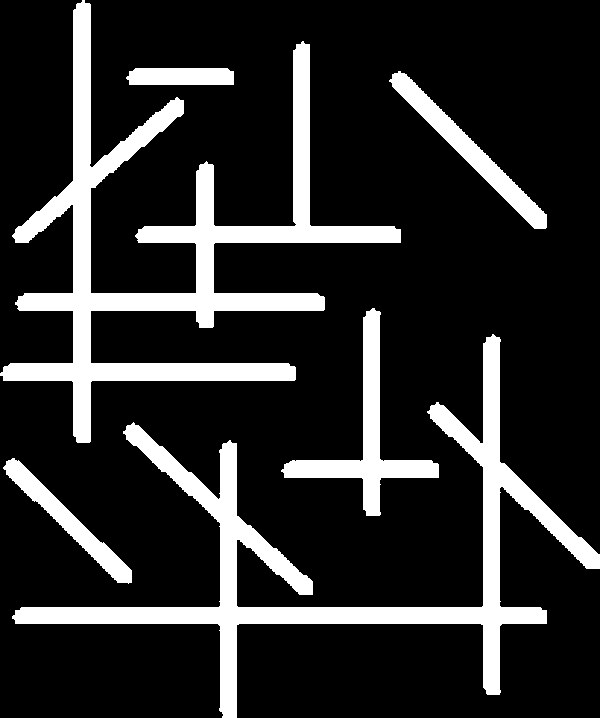
%> input picture Images/asn4.tif, 600 x 718 px
$ octave A4.m   (GNU Octave 9; MATLAB toolbox functions it lacks are replaced by stand-ins)
%> lines starting %> are read from the running program, lines starting %| are printed output that depends on the picture; in (x1, y1, x2, y2) boxes, pixels count from 0 and x2, y2 are one past the last pixel; in counts of white or black regions, pixels touching at a corner belong together; the program's own positions count from 1
im = imread('asn4.tif');
%> im: size 718x600 logical; 16.8% white; 6 white regions, box (x1, y1, x2, y2) and area: (0, 0, 401, 443) 31169, (12, 334, 600, 718) 26715, (281, 308, 439, 516) 5924, (389, 71, 547, 229) 3940, (3, 458, 132, 584) 2965, (126, 68, 234, 85) 1765
se = strel('line', 55, 0);
open = imopen(im, se);
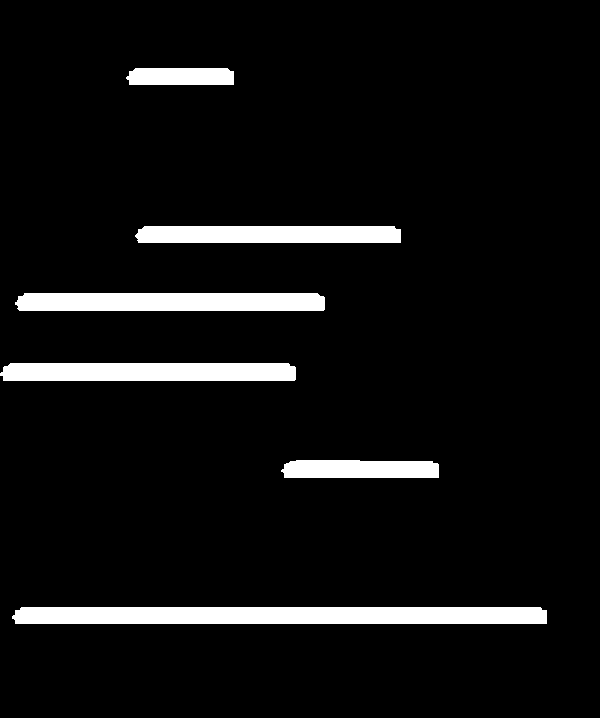
%> open: size 718x600 logical; 6.7% white; 6 white regions, box (x1, y1, x2, y2) and area: (12, 607, 547, 624) 9024, (15, 293, 325, 311) 5501, (0, 363, 296, 381) 5245, (135, 226, 401, 243) 4452, (281, 460, 439, 478) 2682, (126, 68, 234, 85) 1765
figure
imshow(open);

se = strel('line', 110, 0);
open = imopen(im, se);
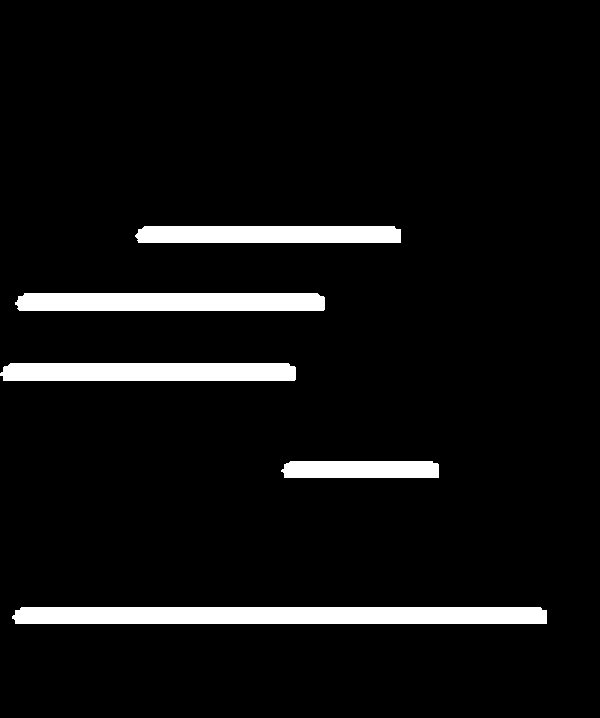
%> open: size 718x600 logical; 6.2% white; 5 white regions, box (x1, y1, x2, y2) and area: (12, 607, 547, 624) 9024, (15, 293, 325, 311) 5501, (0, 363, 296, 381) 5245, (135, 226, 401, 243) 4452, (281, 461, 439, 478) 2618
figure
imshow(open);

se = strel('line', 30, 90);
open = imopen(im, se);
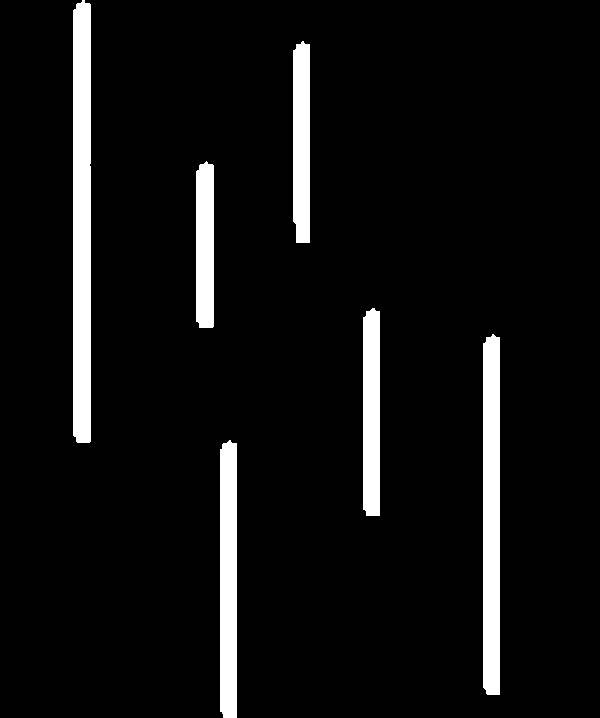
%> open: size 718x600 logical; 6.6% white; 6 white regions, box (x1, y1, x2, y2) and area: (73, 0, 91, 443) 7886, (483, 334, 500, 695) 6060, (220, 440, 237, 718) 4656, (363, 308, 380, 516) 3464, (293, 41, 310, 243) 3315, (196, 161, 214, 328) 2921
figure
imshow(open);

se1 = strel('line', 55, 45);
se2 = strel('line', 55, 135);
open1 = imopen(im, se1);
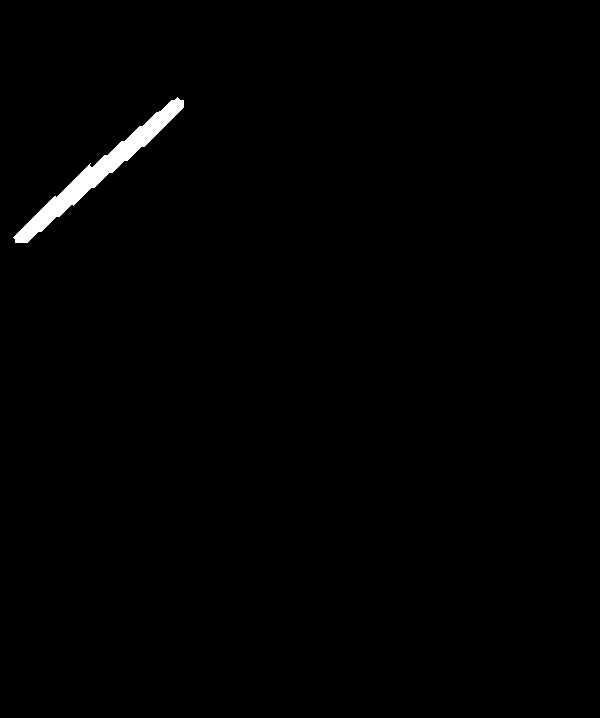
%> open1: size 718x600 logical; 0.84% white; 1 white region, box (x1, y1, x2, y2) and area: (13, 97, 184, 243) 3603
open2 = imopen(im, se2);
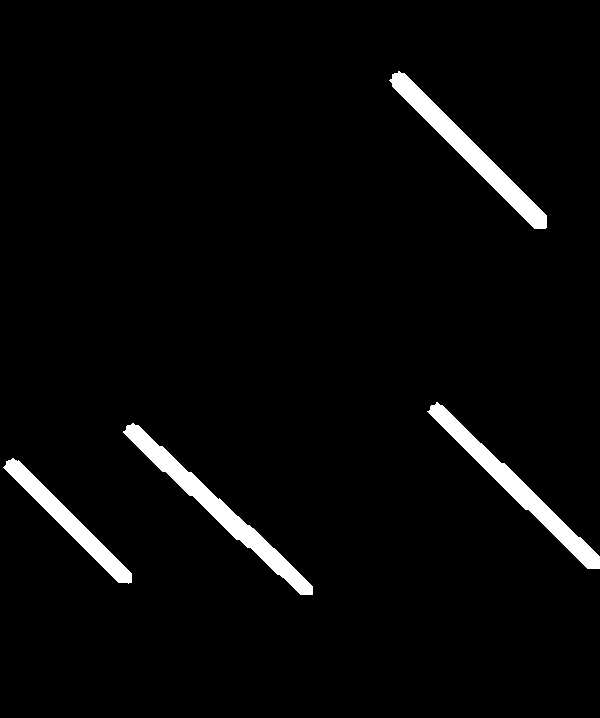
%> open2: size 718x600 logical; 3.4% white; 4 white regions, box (x1, y1, x2, y2) and area: (123, 423, 313, 595) 4147, (389, 71, 547, 229) 3884, (427, 402, 600, 569) 3832, (3, 458, 132, 584) 2742
figure
imshow(max(open1, open2));
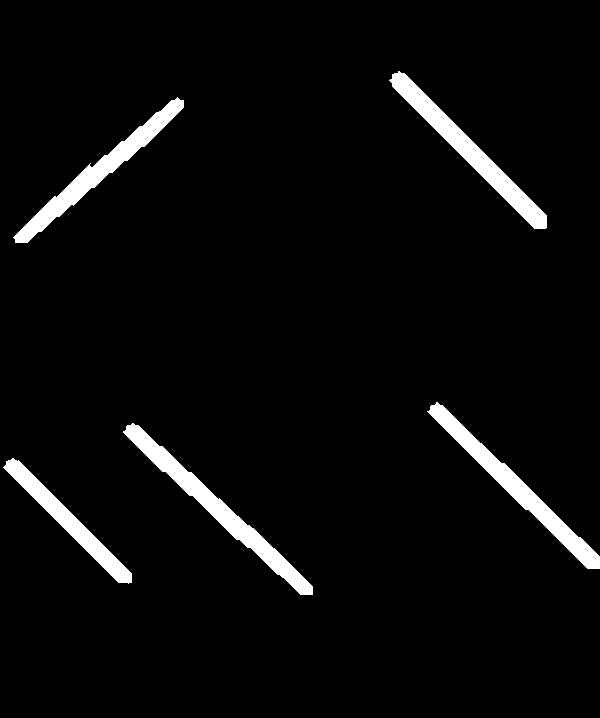
%> displayed picture: size 718x600 logical; 4.2% white; 5 white regions, box (x1, y1, x2, y2) and area: (123, 423, 313, 595) 4147, (389, 71, 547, 229) 3884, (427, 402, 600, 569) 3832, (13, 97, 184, 243) 3603, (3, 458, 132, 584) 2742
